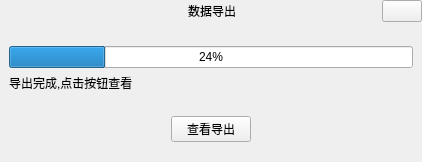
<?xml version="1.0" encoding="UTF-8"?>
<ui version="4.0">
 <class>ExportMessageBox</class>
 <widget class="QWidget" name="ExportMessageBox">
  <property name="geometry">
   <rect>
    <x>0</x>
    <y>0</y>
    <width>422</width>
    <height>112</height>
   </rect>
  </property>
  <property name="windowTitle">
   <string>Form</string>
  </property>
  <layout class="QVBoxLayout" name="verticalLayout" stretch="1,3,2">
   <property name="leftMargin">
    <number>0</number>
   </property>
   <property name="topMargin">
    <number>0</number>
   </property>
   <property name="rightMargin">
    <number>0</number>
   </property>
   <item>
    <widget class="QWidget" name="widget" native="true">
     <layout class="QHBoxLayout" name="horizontalLayout" stretch="2,1,1,0">
      <property name="leftMargin">
       <number>0</number>
      </property>
      <property name="topMargin">
       <number>0</number>
      </property>
      <property name="rightMargin">
       <number>0</number>
      </property>
      <item>
       <spacer name="horizontalSpacer">
        <property name="orientation">
         <enum>Qt::Horizontal</enum>
        </property>
        <property name="sizeHint" stdset="0">
         <size>
          <width>53</width>
          <height>20</height>
         </size>
        </property>
       </spacer>
      </item>
      <item>
       <widget class="QLabel" name="label">
        <property name="text">
         <string>数据导出</string>
        </property>
       </widget>
      </item>
      <item>
       <spacer name="horizontalSpacer_2">
        <property name="orientation">
         <enum>Qt::Horizontal</enum>
        </property>
        <property name="sizeHint" stdset="0">
         <size>
          <width>53</width>
          <height>20</height>
         </size>
        </property>
       </spacer>
      </item>
      <item>
       <widget class="QPushButton" name="export_message_box_close_btn">
        <property name="text">
         <string/>
        </property>
       </widget>
      </item>
     </layout>
    </widget>
   </item>
   <item>
    <widget class="QWidget" name="widget_2" native="true">
     <layout class="QVBoxLayout" name="verticalLayout_2" stretch="3,1">
      <item>
       <widget class="QProgressBar" name="export_progress_bar">
        <property name="value">
         <number>24</number>
        </property>
       </widget>
      </item>
      <item>
       <widget class="QLabel" name="label_2">
        <property name="text">
         <string>导出完成,点击按钮查看</string>
        </property>
       </widget>
      </item>
     </layout>
    </widget>
   </item>
   <item>
    <widget class="QWidget" name="widget_3" native="true">
     <layout class="QGridLayout" name="gridLayout">
      <item row="0" column="0">
       <widget class="QPushButton" name="review_export_result_btn">
        <property name="sizePolicy">
         <sizepolicy hsizetype="Fixed" vsizetype="Fixed">
          <horstretch>0</horstretch>
          <verstretch>0</verstretch>
         </sizepolicy>
        </property>
        <property name="cursor">
         <cursorShape>PointingHandCursor</cursorShape>
        </property>
        <property name="text">
         <string>查看导出</string>
        </property>
        <property name="icon">
         <iconset resource="../res.qrc">
          <normaloff>:/res/icons/export_btn.png</normaloff>:/res/icons/export_btn.png</iconset>
        </property>
       </widget>
      </item>
     </layout>
    </widget>
   </item>
  </layout>
 </widget>
 <resources>
  <include location="../res.qrc"/>
 </resources>
 <connections/>
</ui>
